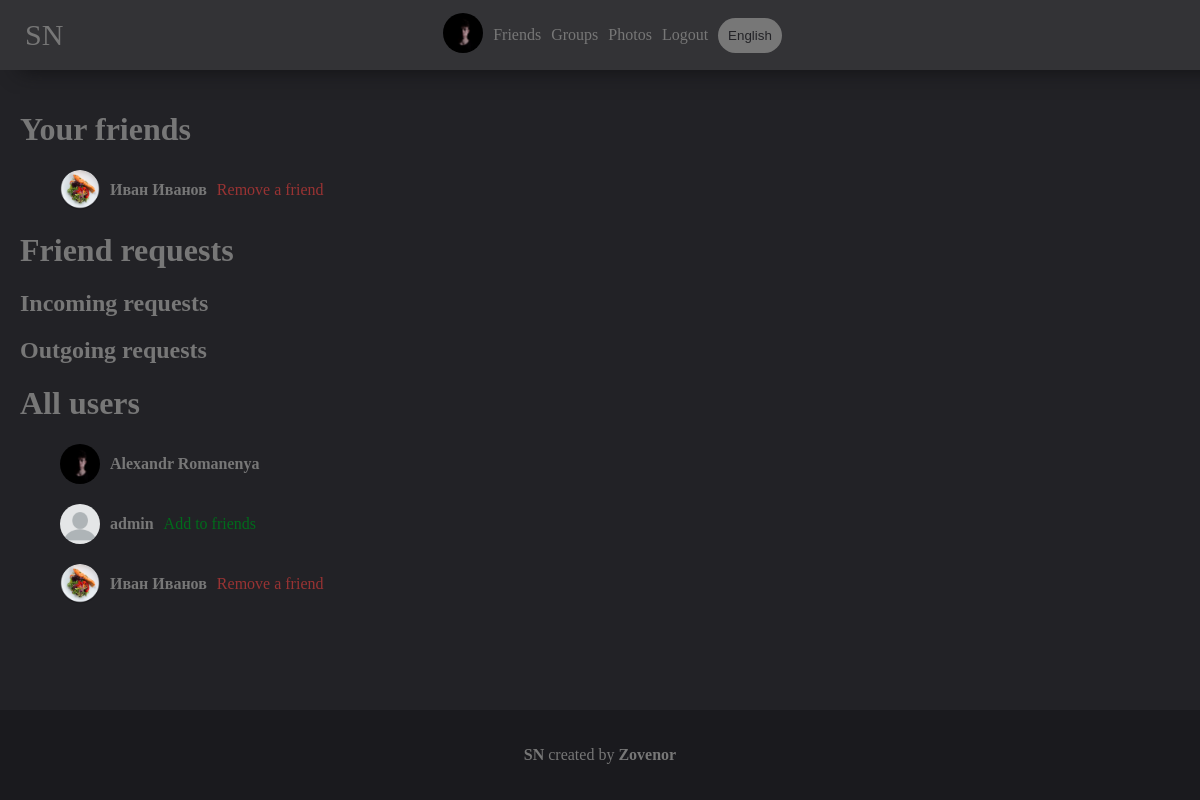
The page /friends (signed in) on the database its author committed.
### mainpage/models.py (models this page shows, shortened)
class UserDetail(models.Model):
    user = models.ForeignKey(User, on_delete=models.CASCADE)
    age = models.DateField(null=True, blank=True)
    photo = models.ForeignKey(Photo, on_delete=models.SET_NULL, null=True, blank=True)
    permissions = models.CharField(max_length=10, default="public")
    country = models.CharField(max_length=100, null=True, blank=True)
    city = models.CharField(max_length=100, null=True, blank=True)
    sex = models.CharField(max_length=10, choices=(('male', 'male'), ('female', 'female'), ('None', 'None')),
                           default=('None', 'None'))
    def get_photo(self):
        if self.photo:
            return self.photo
        else:
            return settings.STATIC_URL + "/mainpage/img/user.png"

class Photo(models.Model):
    photo = models.ImageField(upload_to='photos')
    date = models.DateTimeField(auto_now=True)
    user = models.ForeignKey(User, on_delete=models.SET_NULL, null=True)
    permissions = models.CharField(max_length=10, default="public")
    def __str__(self):
        return self.photo.url

class Friend(models.Model):
    user1 = models.IntegerField()
    user2 = models.IntegerField()
    def get_user2_name(self):
        try:
            return f'{User.objects.get(id=self.user2).first_name} {User.objects.get(id=self.user2).last_name}'
        except:
            return "DELETED"
    def get_user2_username(self):
        try:
            return User.objects.get(id=self.user2).username
        except:
            return None
    def get_user2(self):
        try:
            return UserDetail.objects.get(user=self.user2)
        except:
            return None

### mainpage/views.py (the view)
# urls.py: path('friends', views.FriendsView.as_view()),
class FriendsView(View):
    @base
    @user_is_authenticated
    def get(self, request, content={}, **kwargs):
        user_id = request.user.id
        f1 = Friend.objects.filter(user1=user_id)
        f2 = Friend.objects.filter(user2=user_id)
        content.update({
            'list': get_wordlist(request).Friends,
            'friends': f1.union(f2),
            'incoming_requests': Follower.objects.filter(user2=user_id),
            'outgoing_requests': Follower.objects.filter(user1=user_id),
            'all_users': UserDetail.objects.all(),
        })
        id_list = {
            'friends': [],
            'incoming_requests': [],
            'outgoing_requests': [],
        }
        for el in content['friends']:
            if user_id == el.user1:
                id_list['friends'] += [el.user2]
            else:
                id_list['friends'] += [el.user1]
        for el in content['incoming_requests']:
            id_list['incoming_requests'] += [el.user1]
        for el in content['outgoing_requests']:
            id_list['outgoing_requests'] += [el.user2]
        content['id_list'] = id_list
        try:
            add_id = int(request.GET['add'][2:])
            if Follower.objects.filter(user1=add_id, user2=user_id):
                Friend.objects.create(user1=user_id, user2=add_id)
                Follower.objects.filter(user1=add_id, user2=user_id).delete()
            return url_redirect_or_not(request)
        except:
            pass
        try:
            rm_id = int(request.GET['rm'][2:])
            if Friend.objects.filter(user1=rm_id, user2=user_id):
                Follower.objects.create(user1=rm_id, user2=user_id)
                Friend.objects.filter(user1=rm_id, user2=user_id).delete()
            elif Friend.objects.filter(user1=user_id, user2=rm_id):
                Follower.objects.create(user1=rm_id, user2=user_id)
                Friend.objects.filter(user1=user_id, user2=rm_id).delete()
            return url_redirect_or_not(request)
        except:
            pass
        try:
            rm_request_id = int(request.GET['rm_request'][2:])
            if Follower.objects.filter(user1=user_id, user2=rm_request_id):
                Follower.objects.filter(user1=user_id, user2=rm_request_id).delete()
            return url_redirect_or_not(request)
        except:
            pass
        try:
            add_request_id = int(request.GET['add_request'][2:])
            if not Follower.objects.filter(user1=user_id, user2=add_request_id) and user_id != add_request_id:
                Follower.objects.create(user1=user_id, user2=add_request_id)
            return url_redirect_or_not(request)
        except:
            pass
        return render(request, 'mainpage/friends.html', content)

### mainpage/views.py (called while the page is built)
def base(func):
    def wrapper(self, request, content={}, *args, **kwargs):
        if request.user.is_authenticated:
            content.update({'your_user': UserDetail.objects.get(user=request.user)})
        return func(self, request, content=content, **kwargs)
    return wrapper

def user_is_authenticated(func):
    def redir(self, request):
        return redirect('/login')
    def wrapper(self, request, **kwargs):
        if request.user.is_authenticated:
            return func(self, request, **kwargs)
        else:
            return redir(self, request)
    return wrapper

def get_wordlist(request):
    langs_list = {
        'en': langs.EN,
        'ru': langs.RU,
    }
    if 'lang' in request.COOKIES:
        lang = request.COOKIES['lang']
        try:
            return langs_list[lang]
        except:
            return langs_list['en']
    else:
        return langs_list['en']

### mainpage/templates/mainpage/friends.html (shortened to what this page needs)
{% extends 'mainpage/base.html' %}
{% load static %}
{% block content %}
    <link rel="stylesheet" href="{% static 'mainpage/friends.css' %}">
    <h1>{{ list.your_friends }}</h1>
    <ul>
        {% for el in friends %}
            {% if user.id == el.user1 %}
                <li class="user"><a href="/{{ el.get_user2_username }}">
                    {% if el.get_user2_name == "DELETED" %}
                        <b><img src="{% static "mainpage/img/user.png" %}" class="user_photo">{{ list.user_del }}</b>
                    {% else %}
                        <b><img class="user_photo" src="{{ el.get_user2.get_photo }}">{{ el.get_user2_name }}</b>
                    {% endif %}
                </a><a class="action remove_friend" href="?rm=id{{ el.user2 }}">{{ list.remove_friend }}</a></li>
            {% endif %}
        {% endfor %}
    </ul>
    <h1>{{ list.friend_requests }}</h1>
    <h2>{{ list.incoming_requests }}</h2>
    <h2>{{ list.outgoing_requests }}</h2>
    <h1>{{ list.all_users }}</h1>
    <ul>
        {% for el in all_users %}
            <li class="user">
                <b><a href="/{{ el.user.username }}"><img width="40px" class="user_photo"
                                                          src="{{ el.get_photo }}">{{ el.user.first_name }} {{ el.user.last_name }}
                </a></b>
                {% if el.user.id in id_list.friends %}
                    <a class="action remove_friend" href="?rm=id{{ el.user.id }}">{{ list.remove_friend }}</a>
                {% elif el.user.id in id_list.incoming_requests %}
                    <a class="action accept_request" href="?add=id{{ el.user.id }}">{{ list.accept_the_request }}</a>
                {% elif el.user.id in id_list.outgoing_requests %}
                    <a class="action remove_request" href="?rm_request=id{{ el.user.id }}">{{ list.remove_request }}</a>
                {% elif el.user.id != user.id %}
                    <a class="action add_request" href="?add_request=id{{ el.user.id }}">{{ list.add_request }}</a>
                {% endif %}
            </li>
        {% endfor %}
    </ul>
{% endblock %}

### mainpage/templates/mainpage/base.html (shortened to what this page needs)
<!doctype html>
{% load static %}
<html lang="en">
<head>
    <link rel="stylesheet" href="{% static "mainpage/base.css" %}">
</head>
<body>
<header>
    <a class="NAME" href="/">{{ list.NAME }}</a>
    {% if user.is_authenticated %}
        <a href="/account"><img width="40px" style="border-radius: 999px" src="{{ your_user.get_photo }}"></a>
        <a href="/friends">{{ list.Friends }}</a>
        <a href="/groups">{{ list.groups }}</a>
        <a href="/photos">{{ list.photos }}</a>
        <a href="/logout?url={{ request.path }}">{{ list.LogOut }}</a>
    {% endif %}
    <button style="margin-left: 5px" class="button choose_lang" onclick="choose_lang()">{{ list.choose_lang }}</button>
</header>
<main>
    {% block content %}
{% endblock %}
</main>
<footer>
    <p><a href="https://github.com/zovenor/social_network"><b>{{ list.NAME }}</b></a> {{ list.created_by }} <a href="https://github.com/zovenor"><b>Zovenor</b></a></p>
</footer>
</body>
</html>

### mainpage/static/mainpage/base.css (style rules this page uses)
body { padding: 0; margin: 0; background: #222226; color: #777; font-family: Calibri; min-height: 100vh; display: flex; flex-flow: column; }
header { background: #333336; padding: 10px; color: #FFF; display: flex; align-items: center; justify-content: center; position: fixed; width: 100vw; height: 50px; left: 0; top: 0; z-index: 999; box-shadow: 20px 0px 20px #111113; }
.NAME { position: fixed; left: 20px; font-size: 30px; }
header a { text-decoration: none; margin: 5px; color: #777; }
main { padding: 20px; padding-top: 90px; }
main a { text-decoration: none; color: #777; }
li { list-style-type: none; }
.button { border-color: #777; border-width: 2px; border-style: solid; border-radius: 999px; padding: 10px; transition: .5s; color: #777; background-color: #222226; width: fit-content; }
.choose_lang { border: 0px; background-color: #777; color: #222226; }
footer { background-color: #1a1a1e; padding: 20px; display: flex; justify-content: center; align-items: center; margin-top: auto; }
footer a { text-decoration: none; color: #777; }

### mainpage/static/mainpage/friends.css (style rules this page uses)
.user { display: flex; align-items: center; margin-bottom: 20px; }
.user * { display: flex; align-items: center; }
.user_photo { border-radius: 999px; margin-right: 10px; width: 40px; }
.action { margin-left: 10px; }
.add_request { color: #006b1b; }
.remove_friend { color: #993333; }

### rows shown on the page
UserDetail: get_photo (picture), user.first_name "Alexandr", user.last_name "Romanenya"
Friend: get_user2.get_photo (picture), get_user2_name "Иван Иванов", remove_friend "Remove a friend"
UserDetail: shows a picture, user.first_name "admin", add_request "Add to friends"
UserDetail: get_photo (picture), user.first_name "Иван", user.last_name "Иванов", remove_friend "Remove a friend"

### other values the page prints
{{ list.NAME }} "SN"
{{ list.Friends }} "Friends"
{{ list.groups }} "Groups"
{{ list.photos }} "Photos"
{{ list.LogOut }} "Logout"
{{ list.choose_lang }} "English"
{{ list.your_friends }} "Your friends"
{{ list.friend_requests }} "Friend requests"
{{ list.incoming_requests }} "Incoming requests"
{{ list.outgoing_requests }} "Outgoing requests"
{{ list.all_users }} "All users"
{{ list.created_by }} "created by"
